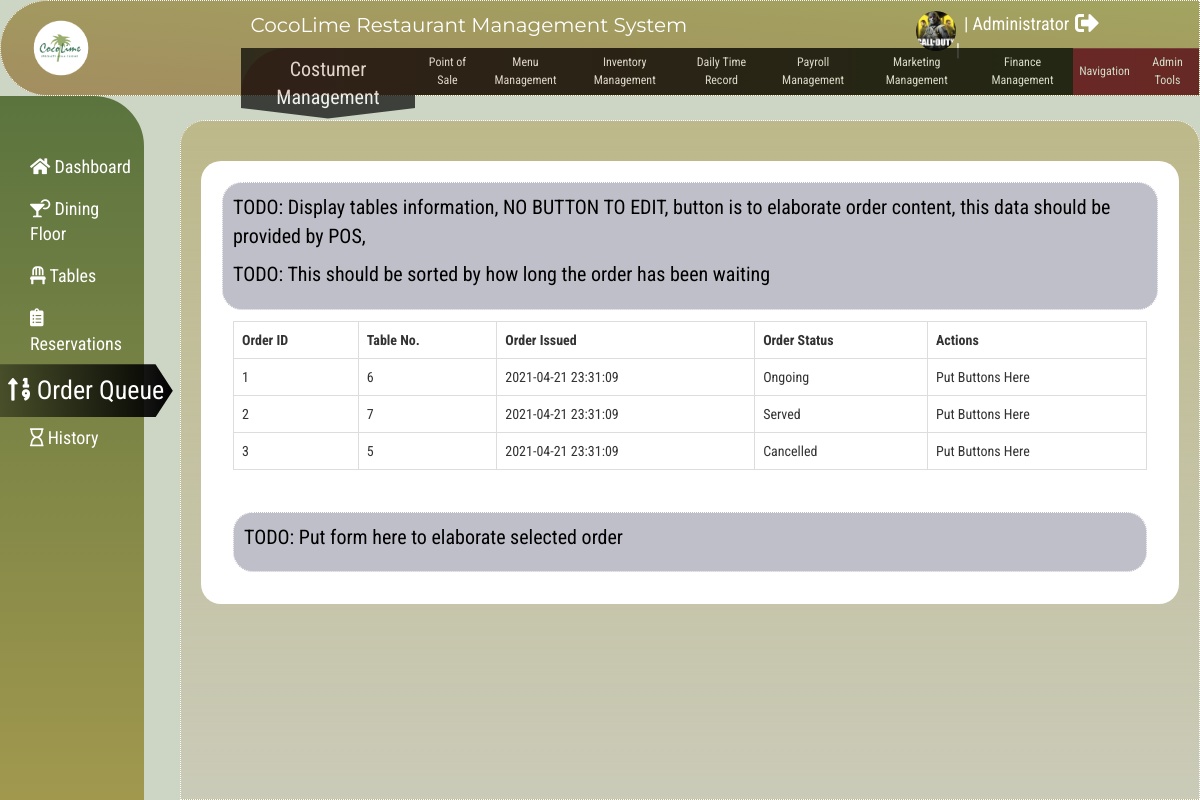
/index.php?sys=CMS&page=orders (signed in), run on the app's committed database.
### tables this page shows
CREATE TABLE `orders_tb` (
  `order_id` int(11) NOT NULL,
  `table_no` int(11) NOT NULL,
  `order_dt` datetime NOT NULL,
  `order_status` varchar(255) NOT NULL
);

### CMS/orders.php (the view, shortened to what this page needs)
<div id = "header" class="container-fluid">
	<p>
	TODO: Display tables information, NO BUTTON TO EDIT, button is to elaborate order content, this data should be provided by POS,
	</p>
	<p>
	TODO: This should be sorted by how long the order has been waiting
	</p>
</div>
<div class="container-fluid">
	<table class="table table-hover table-bordered">
		<tr>
			<th>Order ID</th>
			<th>Table No.</th>
			<th>Order Issued</th>
			<th>Order Status</th>
			<th>Actions</th>
		</tr>
		<?php
			$tables = $conn->query("SELECT * FROM orders_tb");
			while($row=$tables->fetch_assoc()):
		?>
		<tr>
			<td><?php echo $row['order_id']?></td>
			<td><?php echo $row['table_no']?></td>
			<td><?php echo $row['order_dt']?></td>
			<td><?php echo $row['order_status']?></td>
			<td> Put Buttons Here</td>
		</tr>
		<?php
		endwhile;
		?>
	</table>
</div>
<div class="container-fluid">
	<div id = "header" class="container-fluid">
		<p>
		TODO: Put form here to elaborate selected order
		</p>
	</div>
</div>

### css/style.css (style rules this page uses)
:root { --white: #fff; --black: #000; --red: #630118; --color_primary: #377636; --color_secondary: #99ad6e; --color_background: #cdd5c4; }
body { background: var(--color_background); font-family: 'Roboto Condensed', sans-serif; }
div { border-style: dotted; border-width: 1px; border-color: var(--white); border-radius: 20px; padding: !important; }

### index.php (style rules this page uses)
body { height: 100%; width: 100%; }

### viewpanel.php (style rules this page uses)
.container-fluid { padding: 10px; align-items: center; justify-content: center; }
#header { background: rgba(128, 128, 150, .5); color: var(--black); padding: 10px; font-size: 20px; }

### data on the page
orders_tb: order_id "1", table_no "6", order_dt "2021-04-21 23:31:09", order_status "Ongoing"
orders_tb: order_id "2", table_no "7", order_dt "2021-04-21 23:31:09", order_status "Served"
orders_tb: order_id "3", table_no "5", order_dt "2021-04-21 23:31:09", order_status "Cancelled"

### other printed values
$_SESSION['Access_'] "Administrator"
